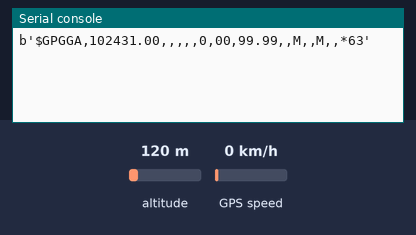
Bench run of a program on a simulated BBC micro:bit running MicroPython. On the bench: the last lines printed to the serial console. The test bench sets the inputs (shaded band); at power-on: altitude 120 m, GPS speed 0 km/h. The GPS gets a fix after 3 s at 37.7749, -122.4194 with 8 satellites.

Above: at 1.2 s.
1.3 s: altitude set to 20 m
At 3.5 s:
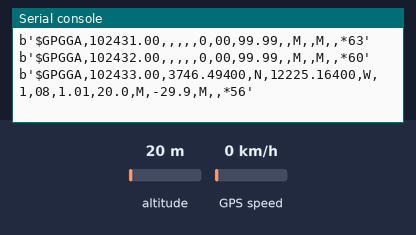
5.5 s: altitude set to 500 m
At 8.8 s:
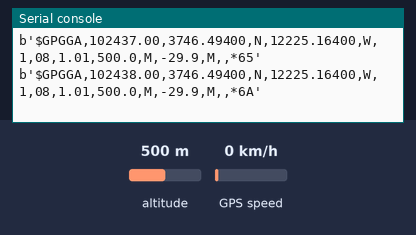
Timing chart, 0 to 10.3 s (numbered marks = the images above; inputs shaded):
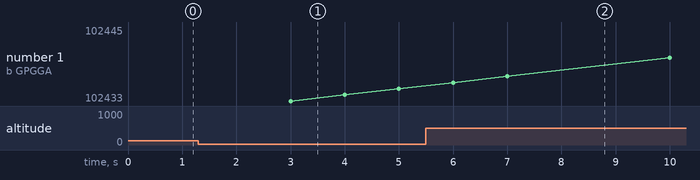

The program:

gps_NEO_GPGGA.py
```python
import microbit,utime
microbit.uart.init(baudrate=9600,tx = microbit.pin0, rx = microbit.pin1) # init GPS NEO

while True : #boucle sans fin
    microbit.sleep(10)
    if microbit.uart.any() : # caractères reçus depuis le capteur GPS  ?
        content=microbit.uart.read() #lecture de la trame du GPS NEO
        microbit.uart.init(baudrate=115200) # on remet la liaison série sur l'USB et on change la vitesse à 115200 bauds
        for message in  content.split() :
            if 'GPGGA' in message:
                print(message)
        microbit.uart.init(baudrate=9600,tx = microbit.pin0, rx = microbit.pin1)
```

Measured:
- after the input at 1.3 s, the serial console: prints a new line after 1.7 s (image 1)
- after the input at 5.5 s, the serial console: prints a new line after 0.51 s (image 2)
